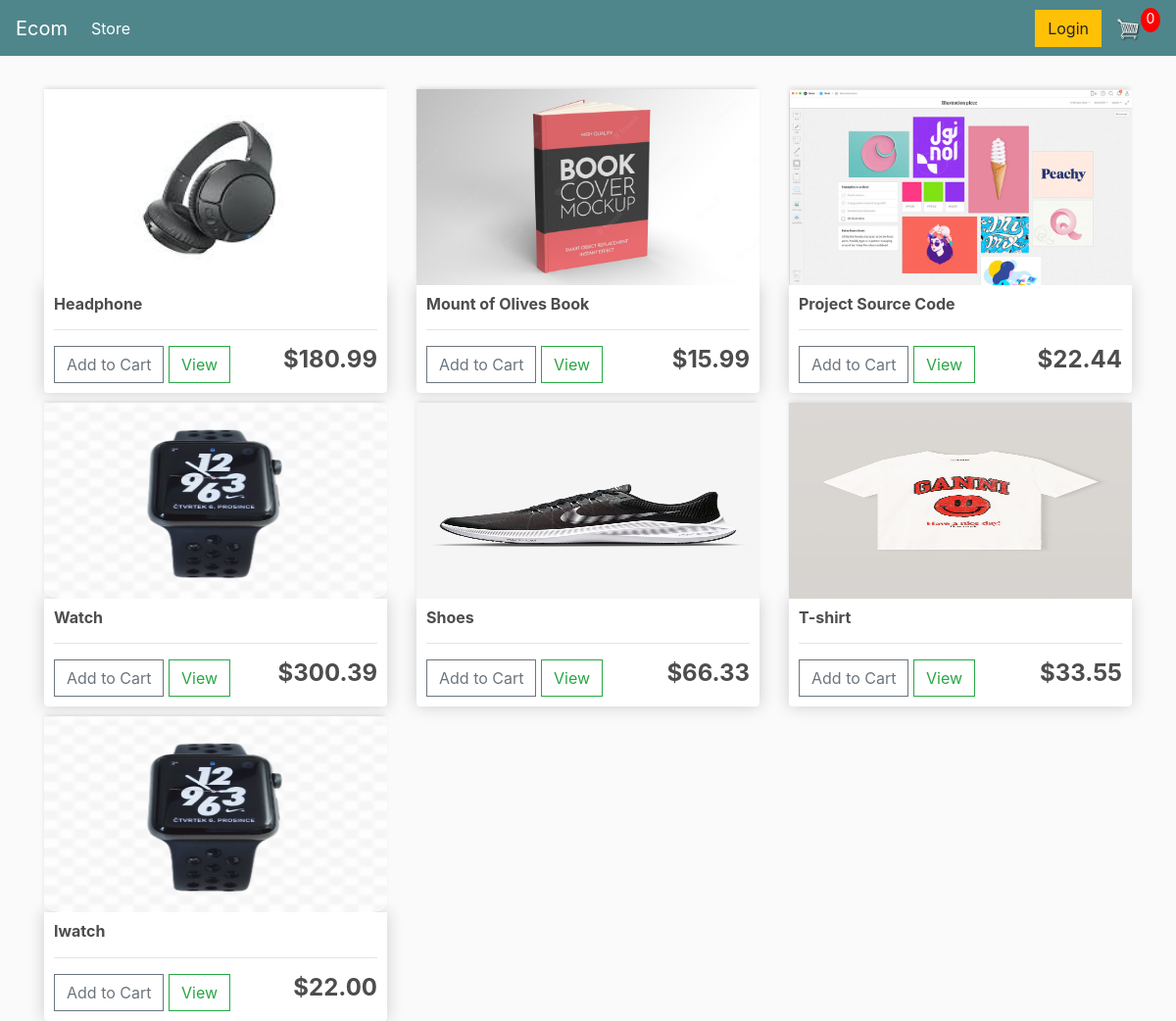
The page / on the database its author committed.
### store/models.py (models this page shows, shortened)
class Product(models.Model):
    name = models.CharField(max_length=200, null=True)
    price = models.FloatField()
    digital = models.BooleanField(default=False, null=True, blank=False)
    image = models.ImageField(null=True, blank=True)
    @property
    def imageURL(self):
        try:
            url = self.image.url
        except:
            url = ''
        return url

### store/views.py (the view)
# urls.py: path('', include('store.urls')),
def store(request):
    products = Product.objects.all()
    context = {'products': products}
    return render(request, 'store/store.html', context)

### templates/store/store.html
{% extends 'store/main.html' %}
{% load static %}
{% block content %}
    <div class="row">
        {% for product in products %}
            <div class="col-lg-4">
                <img class="thumbnail" src="{{ product.imageURL }}">
                <div class="box-element product">
                    <h6><strong>{{ product.name }}</strong></h6>
                    <hr>
                    <button class="btn btn-outline-secondary add-btn">Add to Cart</button>
                    <a class="btn btn-outline-success" href="#">View</a>
                    <h4 style="display: inline-block; float: right"><strong>${{ product.price|floatformat:2 }}</strong>
                    </h4>
                </div>
            </div>
        {% endfor %}
    </div>
{% endblock content %}

### templates/store/main.html (shortened to what this page needs)
<!DOCTYPE html>
{% load static %}
<html>
<head>
    <link rel="stylesheet" href="https://stackpath.bootstrapcdn.com/bootstrap/4.4.1/css/bootstrap.min.css"
>
    <link rel="stylesheet" type="text/css" href="{% static 'css/main.css' %}">
</head>
<body>
<nav class="navbar navbar-expand-lg navbar-dark bg-dark">
  <a class="navbar-brand" href="{% url 'store' %}">Ecom</a>
  <div class="collapse navbar-collapse" id="navbarSupportedContent">
    <ul class="navbar-nav mr-auto">
      <li class="nav-item active">
        <a class="nav-link" href="{% url 'store' %}">Store <span class="sr-only">(current)</span></a>
      </li>
    </ul>
    <div class="form-inline my-2 my-lg-0">
     	<a href="#"class="btn btn-warning">Login</a>
     	<a href="{% url 'cart' %}">
    		<img  id="cart-icon" src="{% static 'images/cart-img.png' %}">
    	</a>
    	<p id="cart-total">0</p>
    </div>
  </div>
</nav>
<div class="container">
    <br>
    {% block content %}
    {% endblock content %}
</div>
</body>
</html>

### static/css/main.css (style rules this page uses)
body { background-color: hsl(0, 0%, 98%); }
h1,h2,h3,h4,h5,h6 { color:hsl(0, 0%, 30%); }
.box-element { box-shadow:hsl(0, 0%, 80%) 0 0 16px; background-color: #fff; border-radius: 4px; padding: 10px; }
.thumbnail { width: 100%; height: 200px; -webkit-box-shadow: -1px -3px 5px -2px rgba(214,214,214,1); -moz-box-shadow: -1px -3px 5px -2px rgba(214,214,214,1); box-shadow: -1px -3px 5px -2px rgba(214,214,214,1); }
.product { border-radius: 0 0 4px 4px; }
.bg-dark { background-color: #4f868c!important; }
#cart-icon { width:25px; display: inline-block; margin-left: 15px; }
#cart-total { display: block; text-align: center; color:#fff; background-color: red; width: 20px; height: 25px; border-radius: 50%; font-size: 14px; }
.col-lg-4, .col-lg-6, .col-lg-8, .col-lg-12 { margin-top: 10px; }
.btn { border-radius: 0; }

### rows shown on the page
Product: imageURL (picture), name "Headphone", price "180.99"
Product: imageURL (picture), name "Mount of Olives Book", price "15.99"
Product: imageURL (picture), name "Project Source Code", price "22.44"
Product: imageURL (picture), name "Watch", price "300.39"
Product: imageURL (picture), name "Shoes", price "66.33"
Product: imageURL (picture), name "T-shirt", price "33.55"
Product: imageURL (picture), name "Iwatch", price "22.00"
